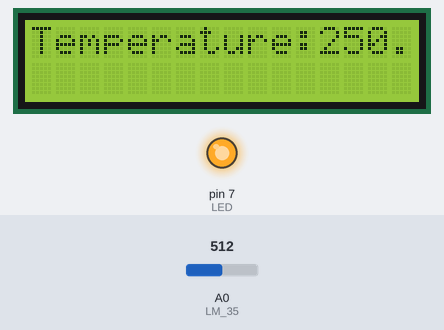
Simulated run of this sketch. Board: Arduino Uno, built with avr-gcc and run on an emulated ATmega328P. On the bench: 16×2 character LCD, output pins drawn as LEDs (lit = HIGH). The inputs (shaded band) are chosen by the test bench; at power-on: A0 (LM_35) = 512.

Above: at 1.8 s.
1.9 s: A0 (LM_35) set to 109
At 2.9 s:
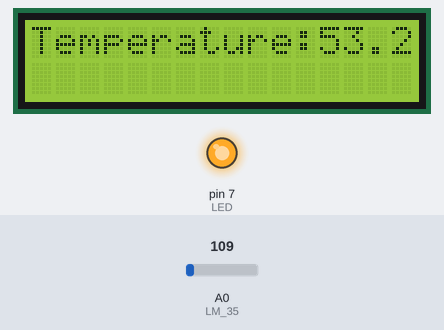
3.7 s: A0 (LM_35) set to 98
At 5.5 s:
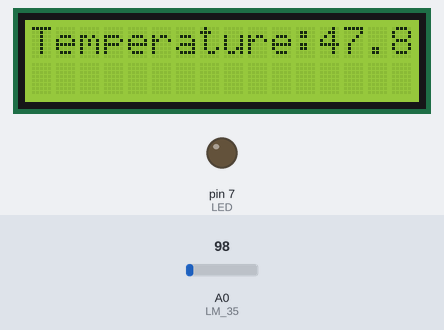
5.8 s: A0 (LM_35) set to 122
At 7.4 s:
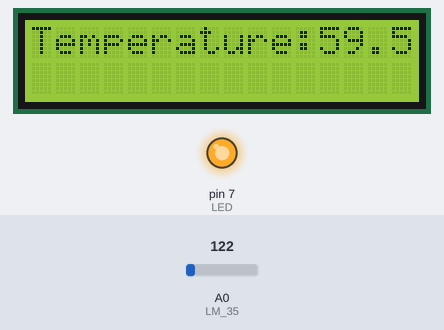
Timing chart, 0 to 8.9 s (numbered marks = the images above; inputs shaded):
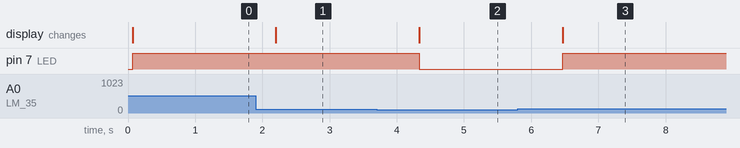

Measured:
- the behaviour switches between 103 and 102 on A0 (LM_35) (found by bisection; images 1 and 2)
- after the input at 1.9 s, the display: changes after 0.30 s (image 1)
- after the input at 3.7 s, pin 7 (LED): HIGH → LOW after 0.64 s; the display: changes after 0.64 s (image 2)
- after the input at 5.8 s, pin 7 (LED): LOW → HIGH after 0.67 s; the display: changes after 0.67 s (image 3)

The sketch:

lcdledpresettempsenbuzzer.ino
```cpp
#include <LiquidCrystal.h>
LiquidCrystal MyLCD(12, 11, 5, 4, 3, 2);
int LM_35=A0;
int input_val=0;
const int LED=7;
float temp=0;
void setup() {
  // put your setup code here, to run once:
pinMode(LED, OUTPUT);

}

void loop()
{
input_val = analogRead(LM_35);
temp = (5.0 * input_val * 100.0) / 1024 ;
MyLCD.begin(16,2);
MyLCD.home();
MyLCD.print("Temperature:");
MyLCD.setCursor(12,0);
MyLCD.print(temp);
if(temp>50){
digitalWrite(LED, HIGH);
}
else{
digitalWrite(LED, LOW);
}
delay(1000);
}
```
